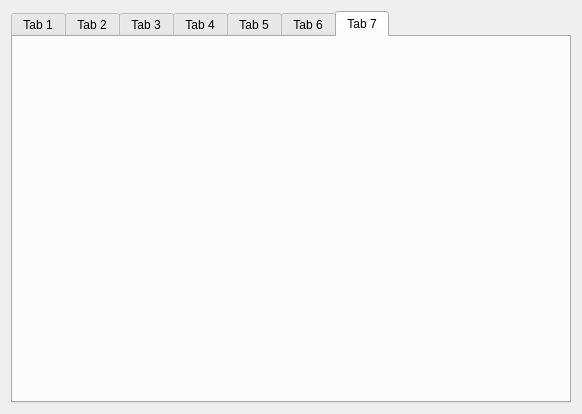
<?xml version="1.0" encoding="UTF-8"?>
<ui version="4.0">
 <class>MainWidget</class>
 <widget class="QWidget" name="MainWidget">
  <property name="geometry">
   <rect>
    <x>0</x>
    <y>0</y>
    <width>582</width>
    <height>414</height>
   </rect>
  </property>
  <property name="windowTitle">
   <string>MainWidget</string>
  </property>
  <layout class="QVBoxLayout" name="verticalLayout">
   <item>
    <widget class="QTabWidget" name="pTabWidget">
     <property name="currentIndex">
      <number>6</number>
     </property>
     <widget class="QWidget" name="pTab1">
      <attribute name="title">
       <string>Tab 1</string>
      </attribute>
     </widget>
     <widget class="QWidget" name="pTab2">
      <attribute name="title">
       <string>Tab 2</string>
      </attribute>
     </widget>
     <widget class="QWidget" name="pTab3">
      <attribute name="title">
       <string>Tab 3</string>
      </attribute>
     </widget>
     <widget class="QWidget" name="pTab4">
      <attribute name="title">
       <string>Tab 4</string>
      </attribute>
     </widget>
     <widget class="QWidget" name="pTab5">
      <attribute name="title">
       <string>Tab 5</string>
      </attribute>
     </widget>
     <widget class="QWidget" name="pTab6">
      <attribute name="title">
       <string>Tab 6</string>
      </attribute>
     </widget>
     <widget class="QWidget" name="pTab7">
      <attribute name="title">
       <string>Tab 7</string>
      </attribute>
     </widget>
    </widget>
   </item>
  </layout>
 </widget>
 <resources/>
 <connections/>
</ui>
